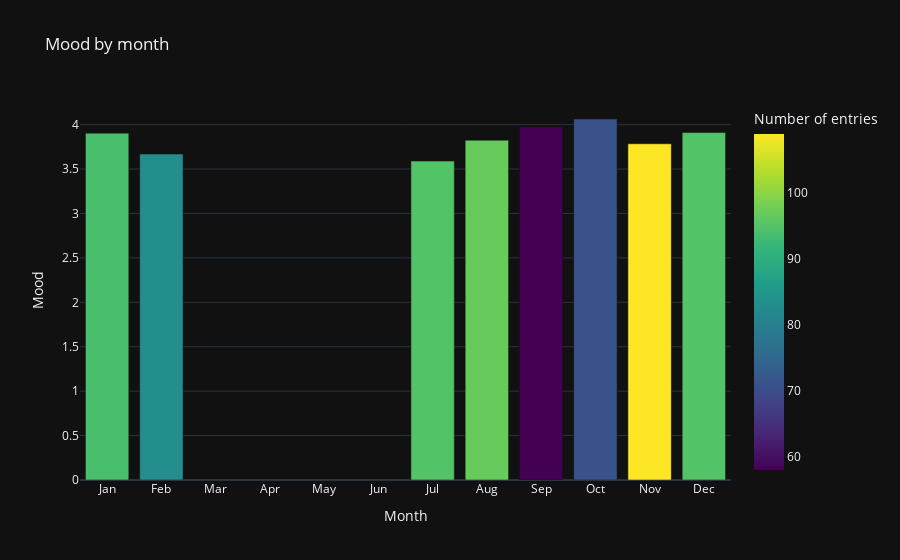

The code cell stored with this chart in its notebook:
### Code cell
df.by_time_bar_plot('month')

### Figure 1 — Plotly figure (JSON) as saved in the notebook; plotly's stock layout.template omitted (floating-point values rounded to 4 significant figures)
{"data": [{"alignmentgroup": "True", "hovertemplate": "Month=%{x}<br>Mood=%{y}<br>Number of entries=%{marker.color}<extra></extra>", "legendgroup": "", "marker": {"color": [83, 94, 95, 109, 71, 58, 97, 95], "coloraxis": "coloraxis", "pattern": {"shape": ""}}, "name": "", "offsetgroup": "", "orientation": "v", "showlegend": false, "textposition": "auto", "type": "bar", "x": [2, 1, 12, 11, 10, 9, 8, 7], "xaxis": "x", "y": [3.669, 3.904, 3.911, 3.784, 4.063, 3.974, 3.825, 3.589], "yaxis": "y"}], "layout": {"barmode": "relative", "coloraxis": {"colorbar": {"title": {"text": "Number of entries"}}, "colorscale": [[0, "#440154"], [0.1111, "#482878"], [0.2222, "#3e4989"], [0.3333, "#31688e"], [0.4444, "#26828e"], [0.5556, "#1f9e89"], [0.6667, "#35b779"], [0.7778, "#6ece58"], [0.8889, "#b5de2b"], [1, "#fde725"]]}, "legend": {"tracegroupgap": 0}, "title": {"text": "Mood by month"}, "xaxis": {"anchor": "y", "domain": [0, 1], "dtick": 1, "tickmode": "array", "ticktext": ["Jan", "Feb", "Mar", "Apr", "May", "Jun", "Jul", "Aug", "Sep", "Oct", "Nov", "Dec"], "tickvals": [1, 2, 3, 4, 5, 6, 7, 8, 9, 10, 11, 12], "title": {"text": "Month"}}, "yaxis": {"anchor": "x", "domain": [0, 1], "title": {"text": "Mood"}}}}
